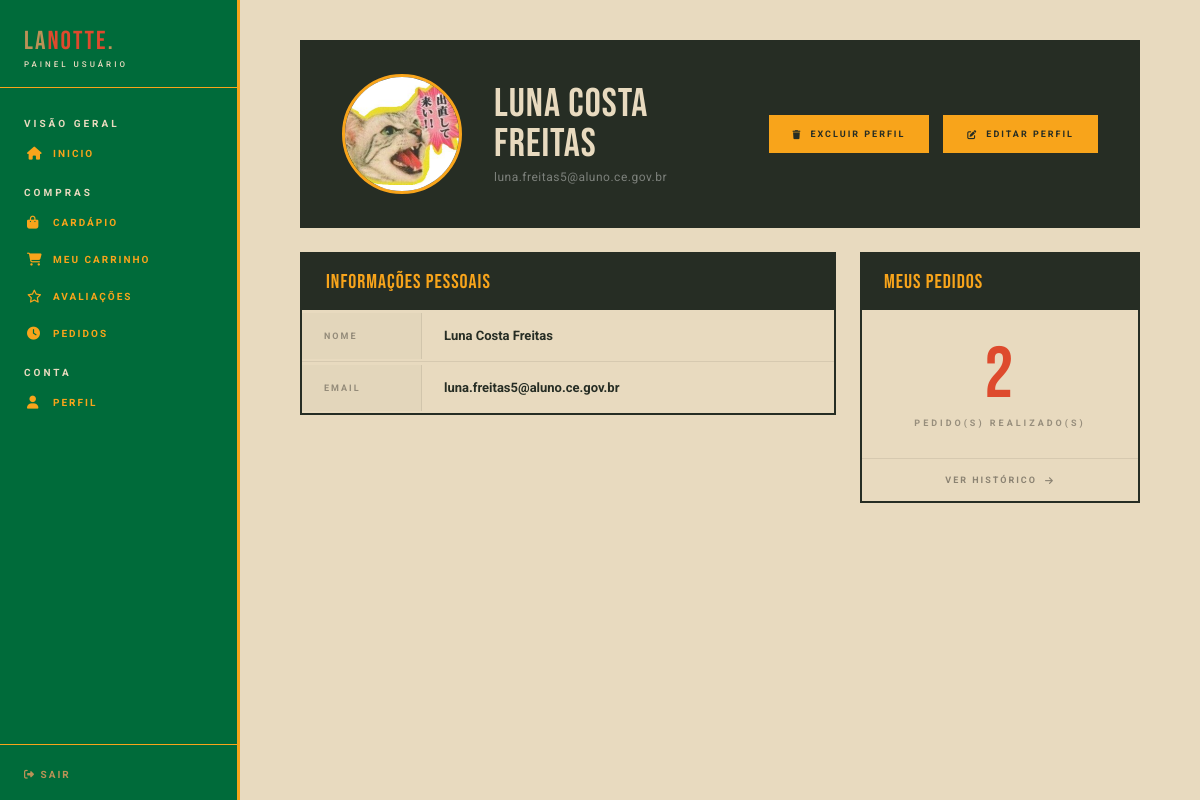
/public/usuario/perfil/perfilU.php (signed in), run on the app's committed database.
### tables this page shows
CREATE TABLE `users` (
  `img_user` blob NOT NULL,
  `id` int(110) NOT NULL,
  `nome` varchar(155) NOT NULL,
  `email` varchar(155) NOT NULL,
  `senha` varchar(155) NOT NULL,
  `nivel` int(11) NOT NULL
);

### public/usuario/perfil/perfilU.php (the view, shortened to what this page needs)
<?php
require_once '../../../config/conn.php';
$id = $_SESSION['user_id'];
$stmt = $pdo->prepare('SELECT * FROM users WHERE id = :id');
$stmt->bindValue(':id', $id);
$stmt->execute();
$user = $stmt->fetch(PDO::FETCH_ASSOC);
$stmt = $pdo->prepare('SELECT * FROM pedidos WHERE user_id = :user_id');
$stmt->bindValue(':user_id', $id);
$stmt->execute();
$pedidos = $stmt->fetchAll(PDO::FETCH_ASSOC);
$count_pedidos = count($pedidos);
$img_user = !empty($user['img_user']) ? $user['img_user'] : 'semfoto.jpg';
?>
<!DOCTYPE html>
<html lang="pt-br">
<head>
    <link rel="stylesheet" href="https://cdnjs.cloudflare.com/ajax/libs/font-awesome/6.5.0/css/all.min.css">
    <link rel="stylesheet" href="/assets/style.css">
</head>
<body class="user">
<?php include '../../includes/nav_user.php'; ?>
<div class="perfil-page">
    <div class="perfil-card-topo">
        <img src="/public/images/<?= ($img_user) ?>" alt="Foto de perfil" class="perfil-avatar">
        <div class="perfil-topo-info">
            <div class="perfil-topo-nome"><?= $user['nome'] ?></div>
            <div class="perfil-topo-email"><?= $user['email'] ?></div>
        </div>
        <div class="perfil-topo-acao">
            <a href="/public/usuario/perfil/excluirU.php?id=<?= $user['id'] ?>" class="btn-editar-perfil" style="margin-right: 10px;" onclick="return confirm('Tem certeza que deseja excluir seu perfil? Esta ação não pode ser desfeita.')">
                <i class="fa-solid fa-trash"></i> Excluir Perfil
            </a>
            <a href="/public/usuario/perfil/editarU.php?id=<?= $user['id'] ?>" class="btn-editar-perfil">
                <i class="fa-solid fa-pen-to-square"></i> Editar Perfil
            </a>
        </div>
    </div>
    <div class="perfil-grid-baixo">
        <div class="perfil-bloco">
            <div class="perfil-bloco-topo">
                <span class="perfil-bloco-titulo">Informações Pessoais</span>
            </div>
            <div class="perfil-campos">
                <div class="perfil-campo">
                    <span class="perfil-campo-label">Nome</span>
                    <span class="perfil-campo-valor"><?= $user['nome'] ?></span>
                </div>
                <div class="perfil-campo">
                    <span class="perfil-campo-label">Email</span>
                    <span class="perfil-campo-valor"><?= $user['email'] ?></span>
                </div>
            </div>
        </div>
        <div class="perfil-stat-card">
            <div class="perfil-stat-topo">
                <span class="perfil-stat-titulo">Meus Pedidos</span>
            </div>
            <div class="perfil-stat-corpo">
                <div class="perfil-stat-num"><?= $count_pedidos ?></div>
                <div class="perfil-stat-lbl">Pedido(s) realizado(s)</div>
            </div>
            <a href="/public/usuario/historico/historico.php" class="perfil-stat-link">
                Ver histórico <i class="fa-solid fa-arrow-right"></i>
            </a>
        </div>
    </div>
</div>
</body>
</html>

### assets/style.css (style rules this page uses)
* { margin: 0; padding: 0; box-sizing: border-box; }
:root { --creme: #e8dabf; --preto: #262d24; --vermelho: #de4a2d; --verde: #006B3A; --amarelo: #f8a41b; --azul: #17529f; --marrom: #bb9257; }
html { scroll-behavior: smooth; }
body { font-family: 'Roboto', sans-serif; background: var(--creme); color: var(--preto); }
.user { margin-left: 240px; }
.perfil-page { min-height: calc(100vh - 70px); padding: 40px 60px 60px; display: flex; flex-direction: column; gap: 24px; }
.perfil-card-topo { display: grid; grid-template-columns: auto 1fr auto; align-items: center; gap: 32px; background: var(--preto); border: 2px solid var(--preto); padding: 32px 40px; position: relative; overflow: hidden; }
.perfil-avatar { width: 120px; height: 120px; object-fit: cover; border: 3px solid var(--amarelo); display: block; position: relative; z-index: 1; border-radius: 50%; }
.perfil-topo-info { position: relative; z-index: 1; }
.perfil-topo-nome { font-family: 'Bebas Neue', sans-serif; font-size: 40px; letter-spacing: 1px; color: var(--creme); line-height: 1; margin-bottom: 6px; }
.perfil-topo-email { font-size: 12px; color: rgba(255, 255, 255, .4); letter-spacing: .5px; }
.perfil-topo-acao { position: relative; z-index: 1; }
.btn-editar-perfil { display: inline-flex; align-items: center; gap: 8px; padding: 12px 22px; background: var(--amarelo); color: var(--preto); border: 2px solid var(--amarelo); font-family: 'Roboto', sans-serif; font-size: 9px; font-weight: 700; letter-spacing: 2px; text-transform: uppercase; text-decoration: none; transition: 0.3s; white-space: nowrap; }
.perfil-grid-baixo { display: grid; grid-template-columns: 1fr 280px; gap: 24px; align-items: start; }
.perfil-bloco { border: 2px solid var(--preto); overflow: hidden; }
.perfil-bloco-topo { padding: 16px 24px; background: var(--preto); display: flex; align-items: center; justify-content: space-between; }
.perfil-bloco-titulo { font-family: 'Bebas Neue', sans-serif; font-size: 20px; letter-spacing: 1px; color: var(--amarelo); }
.perfil-campos { display: flex; flex-direction: column; }
.perfil-campo { display: flex; align-items: center; gap: 0; border-bottom: 1px solid rgba(0, 0, 0, .08); }
.perfil-campo:last-child { border-bottom: 0; }
.perfil-campo-label { font-size: 9px; font-weight: 700; letter-spacing: 2px; text-transform: uppercase; color: rgba(0, 0, 0, .35); padding: 18px 22px; min-width: 120px; border-right: 1px solid rgba(0, 0, 0, .08); background: rgba(0, 0, 0, .02); }
.perfil-campo-valor { font-size: 13px; font-weight: 700; color: var(--preto); padding: 18px 22px; flex: 1; }
.perfil-stat-card { border: 2px solid var(--preto); overflow: hidden; }
.perfil-stat-topo { padding: 16px 22px; background: var(--preto); }
.perfil-stat-titulo { font-family: 'Bebas Neue', sans-serif; font-size: 20px; letter-spacing: 1px; color: var(--amarelo); }
.perfil-stat-corpo { padding: 30px 22px; display: flex; flex-direction: column; align-items: center; gap: 6px; border-bottom: 1px solid rgba(0, 0, 0, .08); }
.perfil-stat-num { font-family: 'Bebas Neue', sans-serif; font-size: 72px; line-height: 1; color: var(--vermelho); letter-spacing: 2px; }
.perfil-stat-lbl { font-size: 9px; font-weight: 700; letter-spacing: 3px; text-transform: uppercase; color: rgba(0, 0, 0, .35); }
.perfil-stat-link { display: flex; align-items: center; justify-content: center; gap: 8px; padding: 16px; font-family: 'Roboto', sans-serif; font-size: 9px; font-weight: 700; letter-spacing: 2px; text-transform: uppercase; text-decoration: none; color: rgba(0, 0, 0, .4); transition: color 0.3s, ; }

### public/includes/nav_user.php (style rules this page uses)
:root { --creme: #e8dabf; --preto: #262d24; --vermelho: #de4a2d; --verde: #006B3A; --amarelo: #f8a41b; --azul: #17529f; --marrom: #bb9257; }

### data on the page
users: img_user (picture), nome "Luna Costa Freitas", email "luna.freitas5@aluno.ce.gov.br"

### other printed values
$count_pedidos "2"
